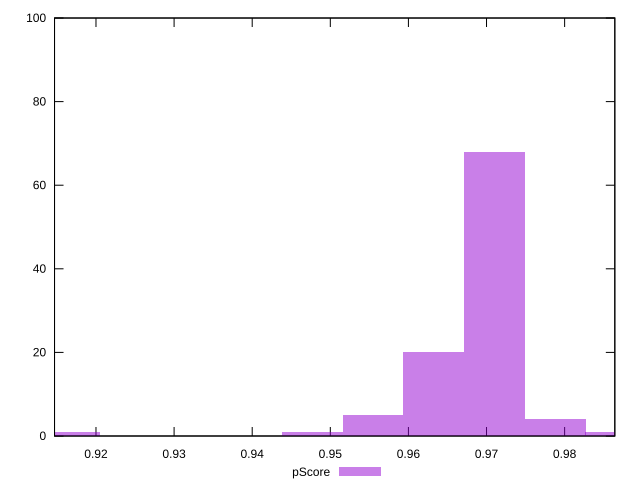

Write the gnuplot code that produced this figure.
reset

$pScore <<EOF
0.9710198634016314 68
0.9632517044944183 20
0.9554835455872053 5
0.9787880223088444 4
0.91664275105114 1
0.9865561812160575 1
0.9477153866799922 1
EOF

set key outside below
set boxwidth 0.007768158907213051
set xrange [0.9146928421679235:0.9864258879925946]
set yrange [0:100]
set trange [0:100]
set style fill transparent solid 0.5 noborder
set terminal svg size 640, 490 enhanced background rgb 'white'
set output "report_00009_2021-02-08T22-37-41.559Z/speed-index/samples/pages+cached+noadtech/pScore/histogram.svg"

plot $pScore title "pScore" with boxes

reset
